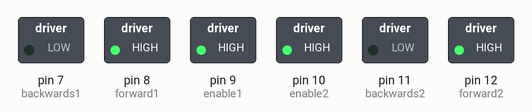
A sketch run on a simulated Arduino Uno, built with avr-gcc and run on an emulated ATmega328P. On the bench: switched loads named in the sketch (green lamp = pin HIGH).

Above: at 0.1 s.
At 10.1 s:
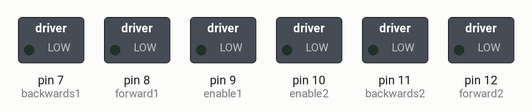
Timing chart, 0 to 11.6 s (numbered marks = the images above):
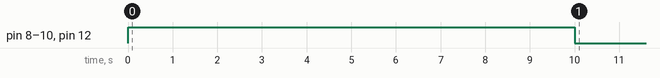

The sketch:

Story_5.ino
```cpp
// These constant integers are used to keep the pins constant.
const int enable1 = 9;
const int forward1 = 8;
const int backwards1 = 7;
const int enable2 = 10;
const int forward2 = 12;
const int backwards2 = 11;

// void setup() is used to run the code once only.
void setup()
{
  // Initilizes the pins needed for the left motor.
  pinMode(forward1, OUTPUT);
  pinMode(backwards1, OUTPUT);
  pinMode(enable1, OUTPUT);
  // Initilizes the pins needed for the right motor.
  pinMode(forward2, OUTPUT);
  pinMode(enable2, OUTPUT);
  pinMode(backwards2, OUTPUT);
  lightmeup(); // Runs lightmeup()!
}

void loop()
{
  // Unused!
}

void lightmeup()
{
  // lightmeup() is the function used for making it go in a line for 10 seconds.
  // Enable the pins at full speed:
  digitalWrite(forward1, HIGH);
  digitalWrite(forward2, HIGH);
  digitalWrite(enable1, HIGH);
  digitalWrite(enable2, HIGH);
  delay(10000); // Do this for ten seconds.
  // Turn off the pins.
  digitalWrite(forward1, LOW);
  digitalWrite(forward2, LOW);
  digitalWrite(enable1, LOW);
  digitalWrite(enable2, LOW);
 }
```
